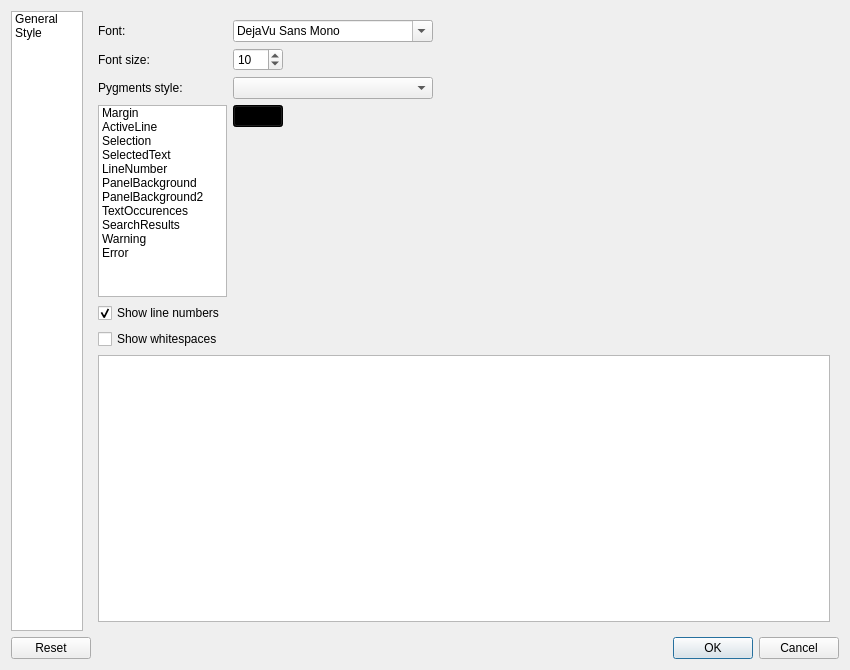
<?xml version="1.0" encoding="UTF-8"?>
<ui version="4.0">
 <class>Dialog</class>
 <widget class="QDialog" name="Dialog">
  <property name="geometry">
   <rect>
    <x>0</x>
    <y>0</y>
    <width>850</width>
    <height>670</height>
   </rect>
  </property>
  <property name="windowTitle">
   <string>Preferences</string>
  </property>
  <property name="windowIcon">
   <iconset resource="ide.qrc">
    <normaloff>:/ide-icons/rc/Preferences-system.png</normaloff>:/ide-icons/rc/Preferences-system.png</iconset>
  </property>
  <layout class="QGridLayout" name="gridLayout">
   <item row="0" column="0">
    <widget class="QListWidget" name="lwMenu">
     <property name="maximumSize">
      <size>
       <width>72</width>
       <height>16777215</height>
      </size>
     </property>
     <property name="iconSize">
      <size>
       <width>64</width>
       <height>64</height>
      </size>
     </property>
     <property name="textElideMode">
      <enum>Qt::ElideMiddle</enum>
     </property>
     <property name="viewMode">
      <enum>QListView::IconMode</enum>
     </property>
     <item>
      <property name="text">
       <string>General</string>
      </property>
      <property name="toolTip">
       <string>General</string>
      </property>
      <property name="icon">
       <iconset resource="ide.qrc">
        <normaloff>:/ide-icons/rc/Preferences-system-64.png</normaloff>:/ide-icons/rc/Preferences-system-64.png</iconset>
      </property>
     </item>
     <item>
      <property name="text">
       <string>Style</string>
      </property>
      <property name="toolTip">
       <string> Style</string>
      </property>
      <property name="icon">
       <iconset resource="ide.qrc">
        <normaloff>:/ide-icons/rc/Mypaint-icon.png</normaloff>:/ide-icons/rc/Mypaint-icon.png</iconset>
      </property>
     </item>
    </widget>
   </item>
   <item row="0" column="1">
    <widget class="QStackedWidget" name="swMain">
     <property name="currentIndex">
      <number>1</number>
     </property>
     <widget class="QWidget" name="pGeneral">
      <layout class="QFormLayout" name="formLayout">
       <property name="fieldGrowthPolicy">
        <enum>QFormLayout::AllNonFixedFieldsGrow</enum>
       </property>
       <item row="0" column="0">
        <widget class="QCheckBox" name="cbCodeCompletion">
         <property name="text">
          <string>Code completion</string>
         </property>
         <property name="checked">
          <bool>true</bool>
         </property>
        </widget>
       </item>
       <item row="1" column="0">
        <widget class="QCheckBox" name="cbUseExtShell">
         <property name="text">
          <string>Run program in external terminal</string>
         </property>
        </widget>
       </item>
      </layout>
     </widget>
     <widget class="QWidget" name="pStyle">
      <layout class="QGridLayout" name="gridLayout_2">
       <item row="1" column="0">
        <layout class="QFormLayout" name="formLayout_2">
         <property name="sizeConstraint">
          <enum>QLayout::SetMinimumSize</enum>
         </property>
         <property name="fieldGrowthPolicy">
          <enum>QFormLayout::AllNonFixedFieldsGrow</enum>
         </property>
         <item row="0" column="0">
          <widget class="QLabel" name="lblFont">
           <property name="text">
            <string>Font: </string>
           </property>
          </widget>
         </item>
         <item row="1" column="0">
          <widget class="QLabel" name="lblFontSize">
           <property name="text">
            <string>Font size: </string>
           </property>
          </widget>
         </item>
         <item row="1" column="1">
          <layout class="QHBoxLayout" name="horizontalLayout_3">
           <property name="topMargin">
            <number>0</number>
           </property>
           <item>
            <widget class="QSpinBox" name="sbFontSize">
             <property name="minimumSize">
              <size>
               <width>50</width>
               <height>0</height>
              </size>
             </property>
             <property name="minimum">
              <number>1</number>
             </property>
             <property name="value">
              <number>10</number>
             </property>
            </widget>
           </item>
           <item>
            <spacer name="horizontalSpacer_2">
             <property name="orientation">
              <enum>Qt::Horizontal</enum>
             </property>
             <property name="sizeHint" stdset="0">
              <size>
               <width>40</width>
               <height>20</height>
              </size>
             </property>
            </spacer>
           </item>
          </layout>
         </item>
         <item row="2" column="0">
          <widget class="QLabel" name="lblPygmentStyle">
           <property name="text">
            <string>Pygments style: </string>
           </property>
          </widget>
         </item>
         <item row="3" column="0">
          <widget class="QListWidget" name="lwColors">
           <property name="sizePolicy">
            <sizepolicy hsizetype="Expanding" vsizetype="Preferred">
             <horstretch>0</horstretch>
             <verstretch>0</verstretch>
            </sizepolicy>
           </property>
           <property name="maximumSize">
            <size>
             <width>129</width>
             <height>16777215</height>
            </size>
           </property>
           <item>
            <property name="text">
             <string>Margin</string>
            </property>
           </item>
           <item>
            <property name="text">
             <string>ActiveLine</string>
            </property>
           </item>
           <item>
            <property name="text">
             <string>Selection</string>
            </property>
           </item>
           <item>
            <property name="text">
             <string>SelectedText</string>
            </property>
           </item>
           <item>
            <property name="text">
             <string>LineNumber</string>
            </property>
           </item>
           <item>
            <property name="text">
             <string>PanelBackground</string>
            </property>
           </item>
           <item>
            <property name="text">
             <string>PanelBackground2</string>
            </property>
           </item>
           <item>
            <property name="text">
             <string>TextOccurences</string>
            </property>
           </item>
           <item>
            <property name="text">
             <string>SearchResults</string>
            </property>
           </item>
           <item>
            <property name="text">
             <string>Warning</string>
            </property>
           </item>
           <item>
            <property name="text">
             <string>Error</string>
            </property>
           </item>
          </widget>
         </item>
         <item row="3" column="1">
          <layout class="QVBoxLayout" name="verticalLayout">
           <item>
            <layout class="QHBoxLayout" name="horizontalLayout_2">
             <item>
              <widget class="QPushButton" name="pbColor">
               <property name="minimumSize">
                <size>
                 <width>50</width>
                 <height>0</height>
                </size>
               </property>
               <property name="styleSheet">
                <string notr="true">background-color: rgb(0, 0, 0);</string>
               </property>
               <property name="text">
                <string/>
               </property>
               <property name="autoDefault">
                <bool>true</bool>
               </property>
               <property name="flat">
                <bool>false</bool>
               </property>
              </widget>
             </item>
             <item>
              <spacer name="horizontalSpacer_4">
               <property name="orientation">
                <enum>Qt::Horizontal</enum>
               </property>
               <property name="sizeHint" stdset="0">
                <size>
                 <width>40</width>
                 <height>20</height>
                </size>
               </property>
              </spacer>
             </item>
            </layout>
           </item>
           <item>
            <spacer name="verticalSpacer">
             <property name="orientation">
              <enum>Qt::Vertical</enum>
             </property>
             <property name="sizeHint" stdset="0">
              <size>
               <width>20</width>
               <height>40</height>
              </size>
             </property>
            </spacer>
           </item>
          </layout>
         </item>
         <item row="0" column="1">
          <layout class="QHBoxLayout" name="horizontalLayout">
           <property name="topMargin">
            <number>0</number>
           </property>
           <item>
            <widget class="QFontComboBox" name="fcbFont">
             <property name="sizePolicy">
              <sizepolicy hsizetype="Preferred" vsizetype="Fixed">
               <horstretch>0</horstretch>
               <verstretch>0</verstretch>
              </sizepolicy>
             </property>
             <property name="minimumSize">
              <size>
               <width>200</width>
               <height>0</height>
              </size>
             </property>
             <property name="fontFilters">
              <set>QFontComboBox::MonospacedFonts</set>
             </property>
             <property name="currentFont">
              <font>
               <family>DejaVu Sans Mono</family>
               <pointsize>6</pointsize>
               <weight>50</weight>
               <italic>true</italic>
               <bold>false</bold>
              </font>
             </property>
            </widget>
           </item>
           <item>
            <spacer name="horizontalSpacer">
             <property name="orientation">
              <enum>Qt::Horizontal</enum>
             </property>
             <property name="sizeHint" stdset="0">
              <size>
               <width>40</width>
               <height>20</height>
              </size>
             </property>
            </spacer>
           </item>
          </layout>
         </item>
         <item row="2" column="1">
          <layout class="QHBoxLayout" name="horizontalLayout_4">
           <property name="topMargin">
            <number>0</number>
           </property>
           <item>
            <widget class="QComboBox" name="cmbPygmentsStyle">
             <property name="minimumSize">
              <size>
               <width>200</width>
               <height>0</height>
              </size>
             </property>
            </widget>
           </item>
           <item>
            <spacer name="horizontalSpacer_3">
             <property name="orientation">
              <enum>Qt::Horizontal</enum>
             </property>
             <property name="sizeHint" stdset="0">
              <size>
               <width>40</width>
               <height>20</height>
              </size>
             </property>
            </spacer>
           </item>
          </layout>
         </item>
         <item row="4" column="0">
          <widget class="QCheckBox" name="cbLineNbr">
           <property name="text">
            <string>Show line numbers</string>
           </property>
           <property name="checked">
            <bool>true</bool>
           </property>
          </widget>
         </item>
         <item row="5" column="0">
          <widget class="QCheckBox" name="cbWhitespaces">
           <property name="text">
            <string>Show whitespaces</string>
           </property>
           <property name="checked">
            <bool>false</bool>
           </property>
          </widget>
         </item>
        </layout>
       </item>
       <item row="2" column="0">
        <widget class="CobolEditor" name="plainTextEdit">
         <property name="sizePolicy">
          <sizepolicy hsizetype="Expanding" vsizetype="Expanding">
           <horstretch>0</horstretch>
           <verstretch>1</verstretch>
          </sizepolicy>
         </property>
         <property name="minimumSize">
          <size>
           <width>0</width>
           <height>0</height>
          </size>
         </property>
        </widget>
       </item>
      </layout>
     </widget>
    </widget>
   </item>
   <item row="1" column="0" colspan="2">
    <widget class="QDialogButtonBox" name="buttonBox">
     <property name="orientation">
      <enum>Qt::Horizontal</enum>
     </property>
     <property name="standardButtons">
      <set>QDialogButtonBox::Cancel|QDialogButtonBox::Ok|QDialogButtonBox::Reset</set>
     </property>
    </widget>
   </item>
  </layout>
 </widget>
 <customwidgets>
  <customwidget>
   <class>CobolEditor</class>
   <extends>QPlainTextEdit</extends>
   <header>cobcide/editor.h</header>
  </customwidget>
 </customwidgets>
 <resources>
  <include location="ide.qrc"/>
 </resources>
 <connections>
  <connection>
   <sender>buttonBox</sender>
   <signal>accepted()</signal>
   <receiver>Dialog</receiver>
   <slot>accept()</slot>
   <hints>
    <hint type="sourcelabel">
     <x>248</x>
     <y>254</y>
    </hint>
    <hint type="destinationlabel">
     <x>157</x>
     <y>274</y>
    </hint>
   </hints>
  </connection>
  <connection>
   <sender>buttonBox</sender>
   <signal>rejected()</signal>
   <receiver>Dialog</receiver>
   <slot>reject()</slot>
   <hints>
    <hint type="sourcelabel">
     <x>316</x>
     <y>260</y>
    </hint>
    <hint type="destinationlabel">
     <x>286</x>
     <y>274</y>
    </hint>
   </hints>
  </connection>
 </connections>
</ui>
